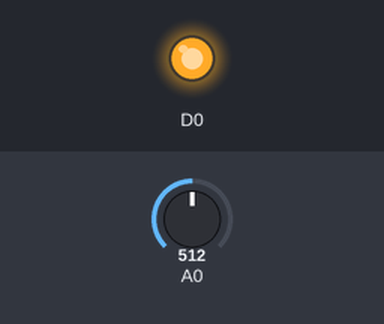
A sketch run on a simulated ESP8266 (NodeMCU). Parts: output pins drawn as LEDs (lit = HIGH). The test bench sets the inputs (shaded band); at power-on: A0 = 512. WiFi joins after 1.5 s; servers stay silent unless stated; the Firebase database answers and starts empty; what the sketch prints to the serial monitor is not drawn.

Above: at 4.5 s.
4.6 s: A0 set to 178
7.5 s: A0 set to 152
At 9.9 s:
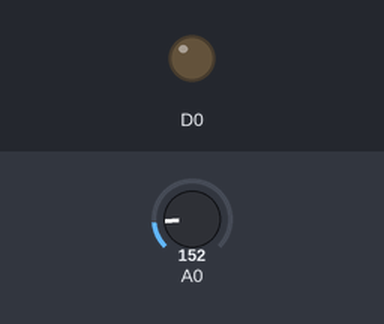
11.0 s: A0 set to 511
At 13.6 s:
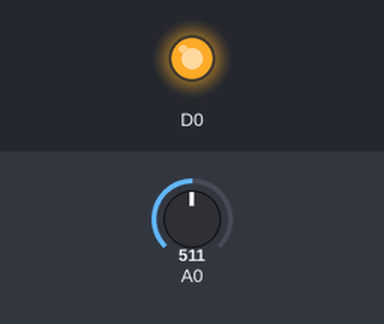
Timing chart, 0 to 15.1 s (numbered marks = the images above; inputs shaded):
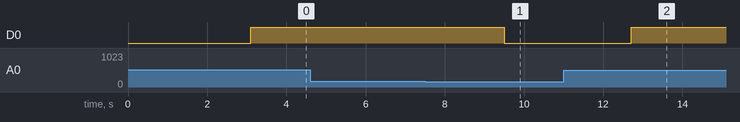

Measured:
- the behaviour switches between 171 and 170 on A0 (found by bisection; images 0 and 1)
- after the input at 4.6 s, every drawn part: stays the same
- after the input at 7.5 s, D0: HIGH → LOW after 2.0 s
- after the input at 11.0 s, D0: LOW → HIGH after 1.7 s

The sketch:

firebase_with__rain_fall.ino
```cpp
// (licence header left out)
// FirebaseDemo_ESP8266 is a sample that demo the different functions
// of the FirebaseArduino API.

#include <ESP8266WiFi.h>
#include <FirebaseArduino.h>

// Set these to run example.

const int sensorMin = 0;

const int sensorMax = 1024;
#define FIREBASE_HOST "fir-bba82.firebaseio.com"
#define FIREBASE_AUTH "z3hlnCc5HyDedrhHiKyG7fT8iSjbEtcVFr3wFAaB"
#define WIFI_SSID "ASUS_X00PD"
#define WIFI_PASSWORD "123456789"

void setup() {
    pinMode(D0, OUTPUT);
  Serial.begin(9600);


  // connect to wifi.
  WiFi.begin(WIFI_SSID, WIFI_PASSWORD);
  Serial.print("connecting");
  while (WiFi.status() != WL_CONNECTED) {
    Serial.print(".");
    delay(500);
  }
  Serial.println();
  Serial.print("connected:");
  Serial.println(WiFi.localIP());

  Firebase.begin(FIREBASE_HOST, FIREBASE_AUTH);
  Firebase.setString("users/0/LED","5");
}


void loop() {
String s=Firebase.getString("LED");
if (Firebase.failed()) {
      Serial.print("setting /number failed:");
      Serial.println(Firebase.error());
      return;
  }


int sensorReading = analogRead(A0);
  int range = map(sensorReading, sensorMin, sensorMax, 0, 3);

  switch (range)
    {
      case 0:
        //Serial.println("RAINING");
        Firebase.setString("users/0/RAIN_STATUS","HEAVY RAIN");
        break;

      case 1:
        Serial.println("RAIN WARNING");
         Firebase.setString("users/0/RAIN_STATUS","RAIN WARNING");
        break;

      case 2:
        Serial.println("NOT RAINING");
         Firebase.setString("users/0/RAIN_STATUS","NO RAIN");
        break;
    }
  delay(1000);
String rain=Firebase.getString("users/0/RAIN_STATUS");
if(rain!="HEAVY RAIN")
{
  digitalWrite(D0,HIGH);
  Serial.print("motor running");
  Firebase.setString("users/0/MOTOR_STATUS","1");
}
else
{
  digitalWrite(D0,LOW);
   Firebase.setString("users/0/MOTOR_STATUS","0");
}

}
```
